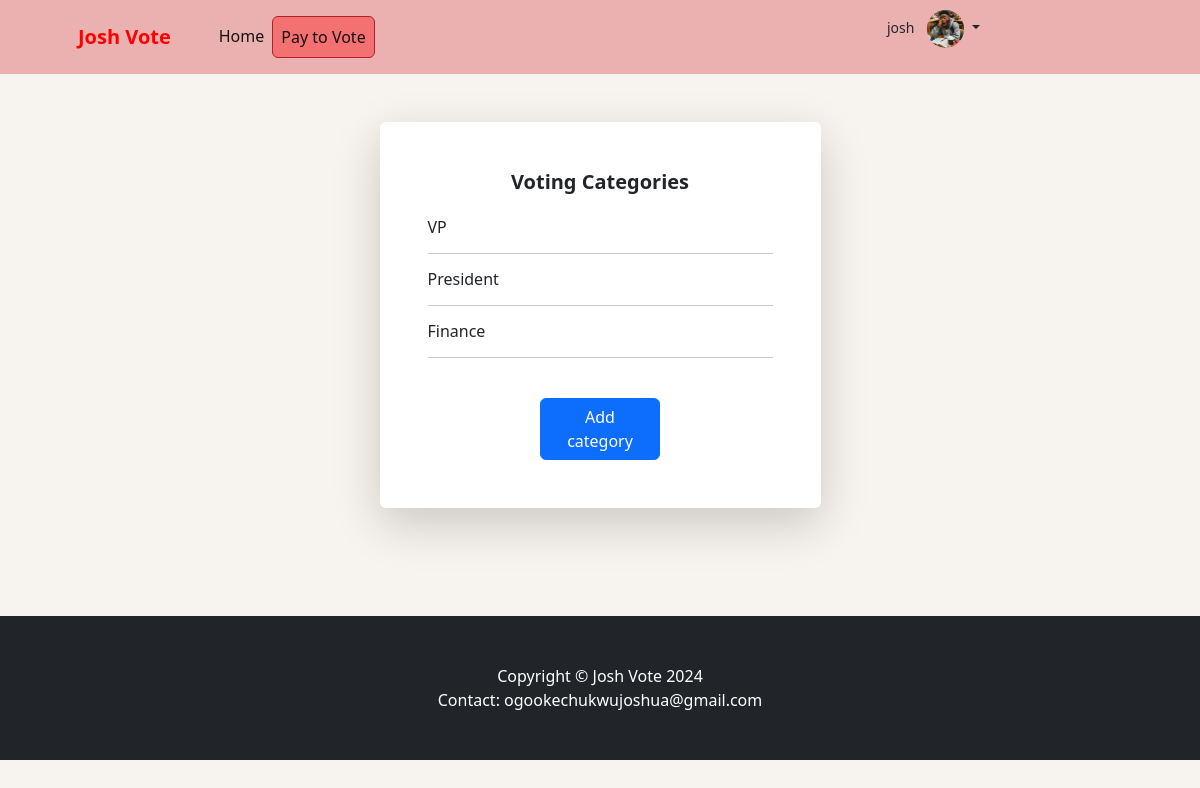
The page /categories/ (signed in) on the database its author committed.
### votingapp/models.py (models this page shows, shortened)
class Userprofile(models.Model):
    user = models.OneToOneField(User, on_delete=models.CASCADE)
    email = models.EmailField(max_length=300, blank=True, null=True)
    dob = models.DateField(blank=True, null=True)
    fullname = models.CharField(max_length=100, blank=True, null=True)
    profile_image = models.ImageField(upload_to='profile')
    address = models.CharField(max_length=30, blank=True, null=True)

class VotingCategory(models.Model):
    name = models.CharField(max_length=255, blank=True, null=True)
    slug = models.SlugField(unique=True, blank=True, max_length=300,)

### votingapp/views.py (the view)
# urls.py: path('categories/', VotingCategoryListView.as_view(), name='votingcategory-list'),
class VotingCategoryListView(View):
    def get(self, request):
        categories = VotingCategory.objects.all()
        return render(request, 'votingcategory_list.html', {'categories': categories})

### votingapp/context_img.py (called while the page is built)
def profile_info(request):
    if request.user.is_authenticated:
        try:
            profile = Userprofile.objects.get(user=request.user)
            return {'user_profile': profile}
        except Userprofile.DoesNotExist:
            pass
    return {}

### votingapp/context_processors.py (called while the page is built)
def cate_list(request):
    categories =VotingCategory.objects.all()
    global_list = []
    for category in categories:
            candidates = Candidate.objects.filter(voting_category=category)
            global_list.append((category, candidates))
    return {
        'global_list': global_list,
    }

### templates/votingcategory_list.html (shortened to what this page needs)
<!DOCTYPE html>
{% extends 'header.html' %}
{% load static %}
{% block content %}
<body>
<div class="container" style="  width: 100%!important; margin-bottom: 5%;">
    <div class="row justify-content-center" style="width: 50%; margin: auto; height:auto;">
        <div class="col-xl-10 col-lg-12 col-md-9">
            <div class="card o-hidden border-0 shadow-lg my-5">
                <div class="card-body p-0">
                    <div class="row">
                        <div class="col-lg-12">
                            <div class="p-5">
                                <div class="text-center">
                                    <h1 class="h4 text-gray-900 mb-4" style="font-weight: bold; font-size: 20px;">Voting Categories</h1>
                                </div>
                                {% for category in categories %}
                                    <div>
                                        <h6>{{ category.name }}</h6>
                                         <hr>
                                    </div>
                                {% endfor %}
                                <div class="text-center" style="margin-top: 40px;">
                                  <a class="btn btn-primary btn-user btn-block " style="text-decoration: none; width: 35%; margin: auto; " href="{%url 'votingcategory-create' %}">Add category</a>
                                </div>
                            </div>
                        </div>
                    </div>
                </div>
            </div>
        </div>
    </div>
</div>
    {% include 'footer.html' %}
</body>
{% endblock content %}

### templates/header.html (shortened to what this page needs)
<!DOCTYPE html>
{% load static %}
<html lang="en">
    <head>
        <link href="https://cdn.jsdelivr.net/npm/bootstrap-icons@1.5.0/font/bootstrap-icons.css" rel="stylesheet" />
        <link href="https://maxcdn.bootstrapcdn.com/bootstrap/4.5.2/css/bootstrap.min.css" rel="stylesheet">
        <link href="{% static 'css/styles.css'  %}" rel="stylesheet" />
    </head>
    <body style="background-color: rgb(247, 243, 238);">
        <nav class="navbar navbar-expand-lg navbar-light bg-light" id="navbr" style="background-color: rgba(235, 173, 173, 0.934)!important;">
            <div class="container px-4 px-lg-5">
                <a class="navbar-brand" style="color: red; font-weight: bolder;" href="{%url 'dashboard' %}">Josh Vote</a>
                <div class="collapse navbar-collapse" id="navbarSupportedContent">
                    <ul class="navbar-nav me-auto mb-2 mb-lg-0 ms-lg-4">
                        <li class="nav-item"><a class="nav-link active" aria-current="page" href="{%url 'dashboard' %}">Home</a></li>
                        <li class="nav-item"><a class="nav-link active btn btn-danger" style="background-color: rgba(255, 0, 0, 0.363);"   href="{%url 'initiate_payment' %}">Pay to Vote</a></li>
                    </ul>
                    <form class="d-flex">
                        {% if request.user.is_authenticated %}
                        <ul class="nav-item dropdown no-arrow" style="margin-left: 40%;">
                                <a class="nav-link dropdown-toggle" id="navbarDropdown" href="#" role="button" data-bs-toggle="dropdown" aria-expanded="false">
                                    <span class="mr-2 d-none d-lg-inline text-gray-600 small">{{request.user}}</span>
                                    {% if user_profile.profile_image %}
                                    <img class="img-profile rounded-circle" style="width: 10%;" src="{{user_profile.profile_image.url}}" alt="Profile Image">
                                    {% else %}
                                    <img class="img-profile rounded-circle" style="width: 10%;" src="{% static 'img/undraw_profile.svg' %}" alt="Default Image">
                                    {% endif %}
                                </a>
                        </ul>
                          {% endif %}
                    </form>
                </div>
            </div>
        </nav>
        {% block content %}
        {% endblock content %}
    </body>
</html>

### templates/header.html (style rules this page uses)
.navbar { padding: 10px; text-align: center; z-index: 999; }

### rows shown on the page
Userprofile: profile_image (picture)
VotingCategory: name "VP"
VotingCategory: name "President"
VotingCategory: name "Finance"

### other values the page prints
{{ request.user }} "josh"
